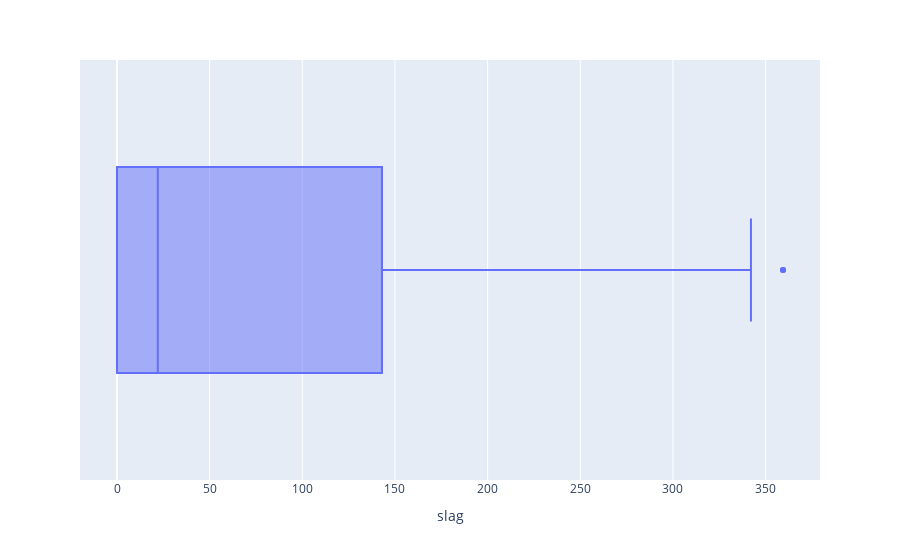

Notebook source saved alongside this figure:
### Code cell
fig = px.box(cement, x="slag")
fig.show()

### Figure 1 — Plotly figure (JSON) as saved in the notebook; plotly's stock layout.template omitted (floating-point values rounded to 4 significant figures; data arrays with more than 128 entries replaced by an {"elided": "..."} marker saying what was removed)
{"data": [{"alignmentgroup": "True", "hovertemplate": "slag=%{x}<extra></extra>", "legendgroup": "", "marker": {"color": "#636efa"}, "name": "", "notched": false, "offsetgroup": "", "orientation": "h", "showlegend": false, "type": "box", "x": {"elided": "1030 float values"}, "x0": " ", "xaxis": "x", "y0": " ", "yaxis": "y"}], "layout": {"boxmode": "group", "legend": {"tracegroupgap": 0}, "margin": {"t": 60}, "xaxis": {"anchor": "y", "domain": [0, 1], "title": {"text": "slag"}}, "yaxis": {"anchor": "x", "domain": [0, 1]}}}
